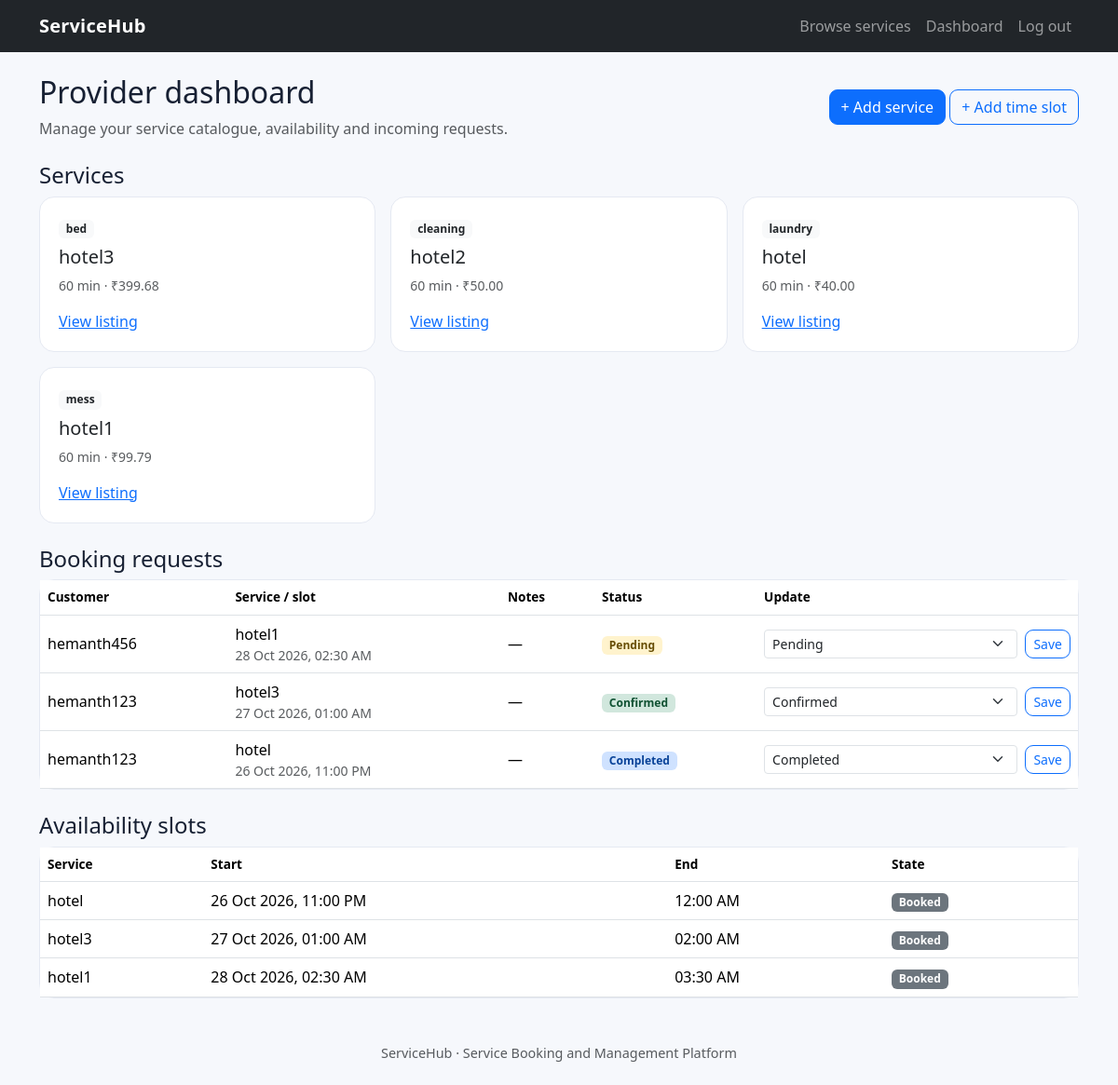
The page /dashboard/ (signed in) on the database its author committed.
### bookings/models.py (models this page shows, shortened)
class Service(models.Model):
    provider = models.ForeignKey(settings.AUTH_USER_MODEL, on_delete=models.CASCADE, related_name="services")
    name = models.CharField(max_length=120)
    category = models.CharField(max_length=80)
    description = models.TextField()
    price = models.DecimalField(max_digits=9, decimal_places=2)
    duration_minutes = models.PositiveIntegerField(default=60)
    active = models.BooleanField(default=True)
    created_at = models.DateTimeField(auto_now_add=True)
    class Meta:
        ordering = ["category", "name"]

class Booking(models.Model):
    STATUS_CHOICES = [
        ("pending", "Pending"), ("confirmed", "Confirmed"),
        ("completed", "Completed"), ("cancelled", "Cancelled"),
    ]
    customer = models.ForeignKey(settings.AUTH_USER_MODEL, on_delete=models.CASCADE, related_name="customer_bookings")
    slot = models.ForeignKey(AvailabilitySlot, on_delete=models.PROTECT, related_name="bookings")
    status = models.CharField(max_length=12, choices=STATUS_CHOICES, default="pending")
    notes = models.CharField(max_length=300, blank=True)
    created_at = models.DateTimeField(auto_now_add=True)
    class Meta:
        ordering = ["-created_at"]
        constraints = [
            models.UniqueConstraint(
                fields=["slot"],
                condition=Q(status__in=["pending", "confirmed", "completed"]),
                name="one_active_booking_per_slot",
            )
        ]

class AvailabilitySlot(models.Model):
    service = models.ForeignKey(Service, on_delete=models.CASCADE, related_name="slots")
    start_time = models.DateTimeField()
    end_time = models.DateTimeField()
    is_active = models.BooleanField(default=True)
    class Meta:
        ordering = ["start_time"]
        constraints = [
            models.UniqueConstraint(fields=["service", "start_time", "end_time"], name="unique_service_slot")
        ]

### bookings/views.py (the view)
# urls.py: path("dashboard/", views.dashboard, name="dashboard"),
@login_required
def dashboard(request):
    role = role_of(request.user)
    if role in ("provider", "admin"):
        services = Service.objects.all() if role == "admin" else Service.objects.filter(provider=request.user)
        bookings = Booking.objects.filter(slot__service__in=services).select_related("customer", "slot__service")
        slots = AvailabilitySlot.objects.filter(service__in=services).select_related("service")
        return render(request, "dashboard_provider.html", {"services": services, "bookings": bookings, "slots": slots, "role": role})
    bookings = Booking.objects.filter(customer=request.user).select_related("slot__service", "slot__service__provider")
    return render(request, "dashboard_customer.html", {"bookings": bookings})

### bookings/views.py (called while the page is built)
def role_of(user):
    if user.is_superuser:
        return "admin"
    try:
        return user.profile.role
    except Profile.DoesNotExist:
        return "customer"

### templates/dashboard_provider.html
{% extends "base.html" %}{% block title %}Provider dashboard{% endblock %}{% block content %}<div class="d-flex flex-wrap justify-content-between align-items-center gap-2 mb-4"><div><h1 class="h2">Provider dashboard</h1><p class="text-muted mb-0">Manage your service catalogue, availability and incoming requests.</p></div>{% if role == "provider" %}<div><a class="btn btn-primary" href="{% url 'add_service' %}">+ Add service</a> <a class="btn btn-outline-primary" href="{% url 'add_slot' %}">+ Add time slot</a></div>{% endif %}</div>
<h2 class="h4">Services</h2><div class="row g-3 mb-4">{% for service in services %}<div class="col-md-4"><div class="card h-100"><div class="card-body"><span class="badge bg-light text-dark">{{ service.category }}</span><h3 class="h5 mt-2">{{ service.name }}</h3><p class="text-muted small">{{ service.duration_minutes }} min · ₹{{ service.price }}</p><a href="{% url 'service_detail' service.pk %}">View listing</a></div></div></div>{% empty %}<p class="text-muted">No services created yet.</p>{% endfor %}</div>
<h2 class="h4">Booking requests</h2><div class="card mb-4"><div class="table-responsive"><table class="table align-middle mb-0"><thead><tr><th>Customer</th><th>Service / slot</th><th>Notes</th><th>Status</th><th>Update</th></tr></thead><tbody>{% for booking in bookings %}<tr><td>{{ booking.customer.username }}</td><td>{{ booking.slot.service.name }}<div class="small text-muted">{{ booking.slot.start_time|date:"d M Y, h:i A" }}</div></td><td>{{ booking.notes|default:"—" }}</td><td><span class="badge status-{{ booking.status }}">{{ booking.get_status_display }}</span></td><td><form method="post" action="{% url 'update_booking_status' booking.pk %}" class="d-flex gap-2">{% csrf_token %}<select class="form-select form-select-sm" name="status">{% for value,label in booking.STATUS_CHOICES %}<option value="{{ value }}" {% if booking.status == value %}selected{% endif %}>{{ label }}</option>{% endfor %}</select><button class="btn btn-sm btn-outline-primary">Save</button></form></td></tr>{% empty %}<tr><td colspan="5" class="text-center text-muted py-4">No booking requests yet.</td></tr>{% endfor %}</tbody></table></div></div>
<h2 class="h4">Availability slots</h2><div class="card"><div class="table-responsive"><table class="table mb-0"><thead><tr><th>Service</th><th>Start</th><th>End</th><th>State</th></tr></thead><tbody>{% for slot in slots %}<tr><td>{{ slot.service.name }}</td><td>{{ slot.start_time|date:"d M Y, h:i A" }}</td><td>{{ slot.end_time|date:"h:i A" }}</td><td>{% if slot.bookings.all %}{% if slot.bookings.all.0.status == "cancelled" %}<span class="badge text-bg-success">Listed</span>{% else %}<span class="badge text-bg-secondary">Booked</span>{% endif %}{% else %}<span class="badge text-bg-success">Listed</span>{% endif %}</td></tr>{% empty %}<tr><td colspan="4" class="text-muted text-center py-3">No slots yet.</td></tr>{% endfor %}</tbody></table></div></div>{% endblock %}

### templates/base.html (shortened to what this page needs)
<!doctype html>
<html lang="en"><head><meta charset="utf-8"><meta name="viewport" content="width=device-width, initial-scale=1">
<link href="https://cdn.jsdelivr.net/npm/bootstrap@5.3.3/dist/css/bootstrap.min.css" rel="stylesheet">
<link href="/static/css/style.css" rel="stylesheet"></head><body>
<nav class="navbar navbar-expand-lg navbar-dark bg-dark"><div class="container">
<a class="navbar-brand fw-bold" href="{% url 'home' %}">ServiceHub</a>
<div class="collapse navbar-collapse" id="nav"><div class="navbar-nav ms-auto">
<a class="nav-link" href="{% url 'home' %}">Browse services</a>
{% if user.is_authenticated %}<a class="nav-link" href="{% url 'dashboard' %}">Dashboard</a>
<form method="post" action="{% url 'logout' %}" class="d-inline">{% csrf_token %}<button class="nav-link btn btn-link">Log out</button></form>
{% else %}<a class="nav-link" href="{% url 'login' %}">Log in</a><a class="nav-link" href="{% url 'register' %}">Register</a>{% endif %}
</div></div></div></nav>
<main class="container py-4">
{% block content %}{% endblock %}</main>
<footer class="text-center text-muted py-4">ServiceHub · Service Booking and Management Platform</footer>
<script src="https://cdn.jsdelivr.net/npm/bootstrap@5.3.3/dist/js/bootstrap.bundle.min.js"></script><script src="/static/js/app.js"></script></body></html>

### static/css/style.css (style rules this page uses)
:root { --brand:#3659d9;--ink:#172033 }
body { background:#f6f8fc;color:var(--ink) }
.navbar-brand { letter-spacing:.2px }
.card { border:1px solid #e5e9f2;border-radius:16px }
.card-body { padding:1.25rem }
.btn { border-radius:9px }
.status-pending { background:#fff3cd;color:#664d03 }
.status-confirmed { background:#d1e7dd;color:#0f5132 }
.status-completed { background:#cfe2ff;color:#084298 }
table th { font-size:.85rem;color:#596579;background:#f9fafc;white-space:nowrap }
footer { font-size:.9rem }

### rows shown on the page
Service: category "bed", name "hotel3", duration_minutes "60", price "399.68"
Service: category "cleaning", name "hotel2", duration_minutes "60", price "50.00"
Service: category "laundry", name "hotel", duration_minutes "60", price "40.00"
Service: category "mess", name "hotel1", duration_minutes "60", price "99.79"
Booking: customer.username "hemanth456", slot.service.name "hotel1", slot.start_time "28 Oct 2026, 02:30 AM", notes "—", status "Pending"
Booking: customer.username "hemanth123", slot.service.name "hotel3", slot.start_time "27 Oct 2026, 01:00 AM", notes "—", status "Confirmed"
Booking: customer.username "hemanth123", slot.service.name "hotel", slot.start_time "26 Oct 2026, 11:00 PM", notes "—", status "Completed"
AvailabilitySlot: service.name "hotel", start_time "26 Oct 2026, 11:00 PM", end_time "12:00 AM", shows "Booked"
AvailabilitySlot: service.name "hotel3", start_time "27 Oct 2026, 01:00 AM", end_time "02:00 AM", shows "Booked"
AvailabilitySlot: service.name "hotel1", start_time "28 Oct 2026, 02:30 AM", end_time "03:30 AM", shows "Booked"
